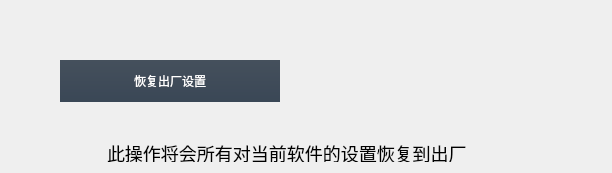
     <widget class="QCfgFactoryResetPage" name="page_19">
      <property name="styleSheet">
       <string notr="true"/>
      </property>
      <widget class="QPushButton" name="resetBtn">
       <property name="geometry">
        <rect>
         <x>60</x>
         <y>60</y>
         <width>220</width>
         <height>42</height>
        </rect>
       </property>
       <property name="styleSheet">
        <string notr="true">QPushButton
{
font: 16px &quot;Microsoft YaHei&quot;;
color:#FFFFFF;
background-color:qlineargradient(x1: 0, y1: 0, x2: 0, y2: 1,stop: 0 #45505C,stop: 1.0 #3A4756);
border:none;
}

QPushButton:hover
{
background-color:qlineargradient(x1: 0, y1: 0, x2: 0, y2: 1,stop: 0 rgba(69, 80, 92, 0.9),stop: 1.0 rgba(58, 71, 86, 0.9));
}

QPushButton:pressed
{
background-color:#131516;
}

QPushButton:disabled
{
background-color:qlineargradient(x1: 0, y1: 0, x2: 0, y2: 1,stop: 0 rgba(69, 80, 92, 0.5),stop: 1.0 rgba(58, 71, 86, 0.5));
color: rgb(117, 117, 117);
}</string>
       </property>
       <property name="text">
        <string>恢复出厂设置</string>
       </property>
      </widget>
      <widget class="QLabel" name="label_29">
       <property name="geometry">
        <rect>
         <x>60</x>
         <y>142</y>
         <width>27</width>
         <height>22</height>
        </rect>
       </property>
       <property name="text">
        <string/>
       </property>
       <property name="pixmap">
        <pixmap resource="../../CArmWorkStation.qrc">:/SysConfig/ImageSource/SysConfig/waring.png</pixmap>
       </property>
      </widget>
      <widget class="QLabel" name="label_30">
       <property name="geometry">
        <rect>
         <x>107</x>
         <y>144</y>
         <width>496</width>
         <height>18</height>
        </rect>
       </property>
       <property name="font">
        <font>
         <family>Microsoft YaHei</family>
         <pointsize>-1</pointsize>
         <weight>50</weight>
         <italic>false</italic>
         <bold>false</bold>
        </font>
       </property>
       <property name="styleSheet">
        <string notr="true">QLabel{
	font: 18px;

}</string>
       </property>
       <property name="text">
        <string>此操作将会所有对当前软件的设置恢复到出厂</string>
       </property>
      </widget>
     </widget>
